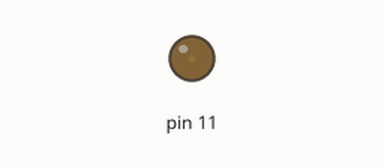
Recording of a sketch running on a simulated Arduino Uno, built with avr-gcc and run on an emulated ATmega328P. On the bench: output pins drawn as LEDs (lit = HIGH). What the sketch prints to the serial monitor is not drawn.

Above: at 0.05 s.
At 1.2 s:
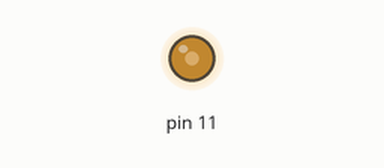
At 2.35 s:
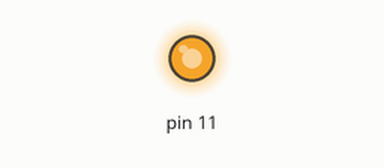
At 4.65 s:
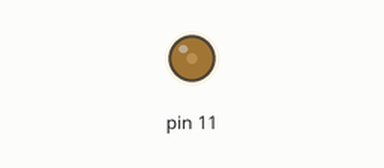
Timing chart, 0 to 6.8 s (numbered marks = the images above):
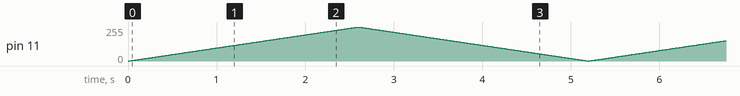

The sketch:

pulse.ino
```cpp
void setup() {
  pinMode(11, OUTPUT);
  pinMode(13, INPUT);
  Serial.begin(9600);
}

void loop() {
  for(int i=0;i<256;i++){
    analogWrite(11, i);
    delay(10);
    Serial.println(i);
  }
  for(int i=255;i>0;i--){
    analogWrite(11, i);
    delay(10);
    Serial.println(i);
  }
}
```
